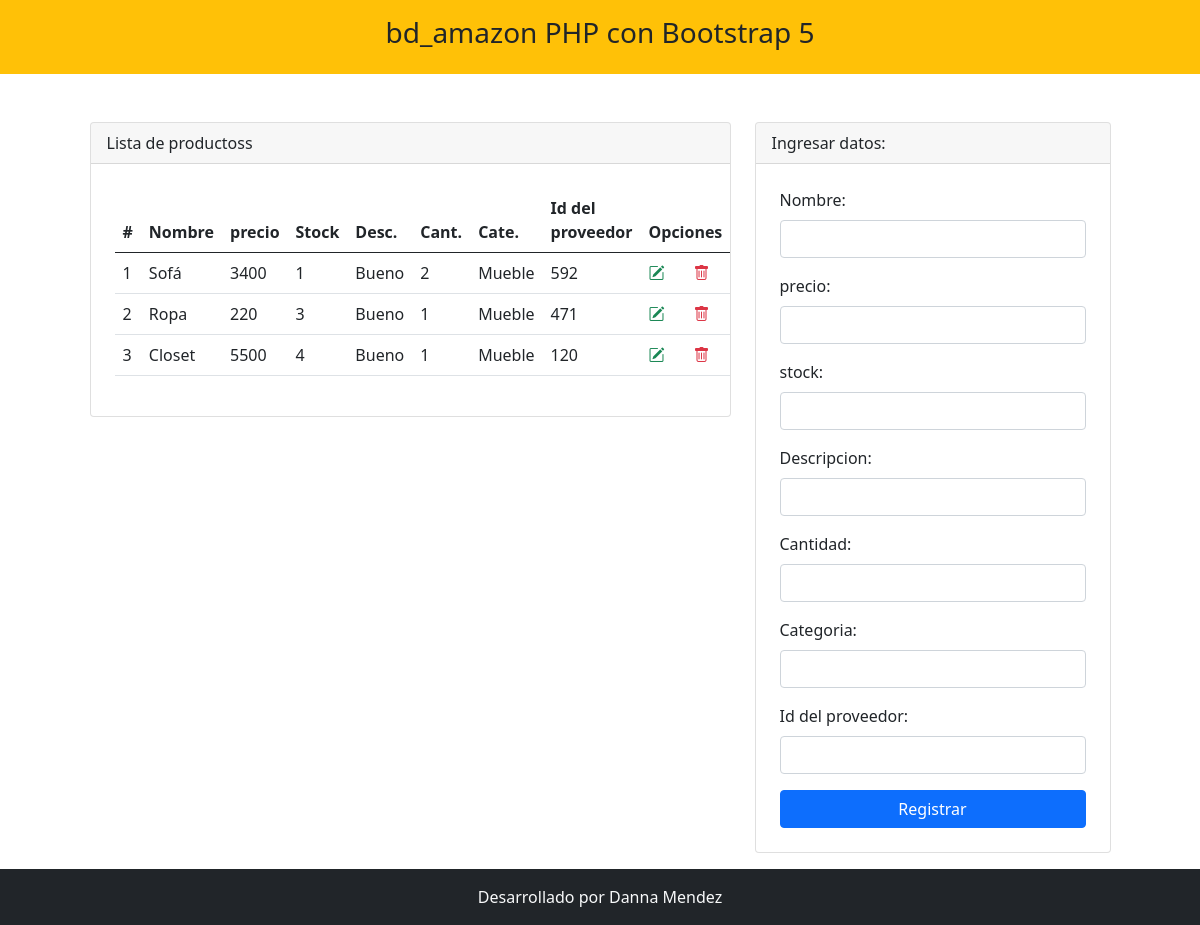
The page / on the database its author committed.
### tables this page shows
CREATE TABLE `productos` (
  `id_producto` int(11) NOT NULL,
  `nombre` varchar(100) DEFAULT NULL,
  `precio` int(11) DEFAULT NULL,
  `stock` int(70) DEFAULT NULL,
  `descripcion` varchar(255) NOT NULL,
  `cantidad` int(10) NOT NULL,
  `categoria` varchar(255) NOT NULL,
  `id_proveedor` int(10) NOT NULL
);

### index.php (the view, shortened to what this page needs)
<?php include 'template/header.php' ?>
<?php
    include_once "model/conexion.php";
    $sentencia = $bd -> query("select * from productos");
    $productos = $sentencia->fetchAll(PDO::FETCH_OBJ);
?>
<div class="container mt-5">
    <div class="row justify-content-center">
        <div class="col-md-7">
            <div class="card">
                <div class="card-header">
                    Lista de productoss
                </div>
                <div class="p-4">
                    <table class="table align-middle">
                        <thead>
                            <tr>
                                <th scope="col">#</th>
                                <th scope="col">Nombre</th>
                                <th scope="col">precio</th>
                                <th scope="col">Stock</th>
                                <th scope="col">Desc.</th>
                                <th scope="col">Cant.</th>
                                <th scope="col">Cate.</th>
                                <th scope="col">Id del proveedor</th>
                                <th scope="col" colspan="2">Opciones</th>
                            </tr>
                        </thead>
                        <tbody>
                            <?php
                                foreach($productos as $dato){
                            ?>
                            <tr>
                                <td scope="row"><?php echo $dato->id_producto; ?></td>
                                <td><?php echo $dato->nombre; ?></td>
                                <td><?php echo $dato->precio; ?></td>
                                <td><?php echo $dato->stock; ?></td>
                                <td><?php echo $dato->descripcion; ?></td>
                                <td><?php echo $dato->cantidad; ?></td>
                                <td><?php echo $dato->categoria; ?></td>
                                <td><?php echo $dato->id_proveedor; ?></td>
                                <td><a class="text-success" href="editar.php?id_producto=<?php echo $dato->id_producto; ?>"><i class="bi bi-pencil-square"></i></a></td>
                                <td><a onclick="return confirm('Estas seguro de eliminar?');" class="text-danger" href="eliminar.php?id_producto=<?php echo $dato->id_producto; ?>"><i class="bi bi-trash"></i></a></td>
                            </tr>
                            <?php
                                }
                            ?>
                        </tbody>
                    </table>
                </div>
            </div>
        </div>
        <div class="col-md-4">
            <div class="card">
                <div class="card-header">
                    Ingresar datos:
                </div>
                <form class="p-4" method="POST" action="registrar.php">
                    <div class="mb-3">
                        <label class="form-label">Nombre: </label>
                        <input type="text" class="form-control" name="txtNombre" autofocus required>
                    </div>
                    <div class="mb-3">
                        <label class="form-label">precio: </label>
                        <input type="number" class="form-control" name="txtprecio" autofocus required>
                    </div>
                    <div class="mb-3">
                        <label class="form-label">stock: </label>
                        <input type="text" class="form-control" name="txtstock" autofocus required>
                    </div>
                    <div class="mb-3">
                        <label class="form-label">Descripcion: </label>
                        <input type="text" class="form-control" name="txtDesc" autofocus required>
                    </div>
                    <div class="mb-3">
                        <label class="form-label">Cantidad: </label>
                        <input type="number" class="form-control" name="txtCant" autofocus required>
                    </div>
                    <div class="mb-3">
                        <label class="form-label">Categoria: </label>
                        <input type="text" class="form-control" name="txtCat" autofocus required>
                    </div>
                    <div class="mb-3">
                        <label class="form-label">Id del proveedor: </label>
                        <input type="number" class="form-control" name="txtProv" autofocus required>
                    </div>
                    <div class="d-grid">
                        <input type="submit" class="btn btn-primary" value="Registrar">
                    </div>
                </form>
            </div>
        </div>
    </div>
</div>
<?php include 'template/footer.php' ?>

### template/header.php (shortened to what this page needs)
<!doctype html>
<html lang="es">
  <head>
    <link rel="stylesheet" href="https://cdn.jsdelivr.net/npm/bootstrap@5.0.2/dist/css/bootstrap.min.css">
    <link rel="stylesheet" href="https://cdn.jsdelivr.net/npm/bootstrap-icons@1.5.0/font/bootstrap-icons.css">
  </head>
  <body>
      <div class="container-fluid bg-warning">
          <div class="row">
              <div class="col-md">
                  <header class="py-3">
                      <h3 class="text-center">bd_amazon PHP con Bootstrap 5</h3>
                  </header>
              </div>
          </div>
      </div>

### template/footer.php (shortened to what this page needs)
<br><br><br>
<footer class="container-fluid bg-dark fixed-bottom">
        <div class="row">
            <div class="col-md text-light text-center py-3">
                Desarrollado por Danna Mendez
            </div>
        </div>
    </footer>
  </body>
</html>

### rows shown on the page
productos: id_producto "1", nombre "Sofá", precio "3400", stock "1", descripcion "Bueno", cantidad "2", categoria "Mueble", id_proveedor "592"
productos: id_producto "2", nombre "Ropa", precio "220", stock "3", descripcion "Bueno", cantidad "1", categoria "Mueble", id_proveedor "471"
productos: id_producto "3", nombre "Closet", precio "5500", stock "4", descripcion "Bueno", cantidad "1", categoria "Mueble", id_proveedor "120"
